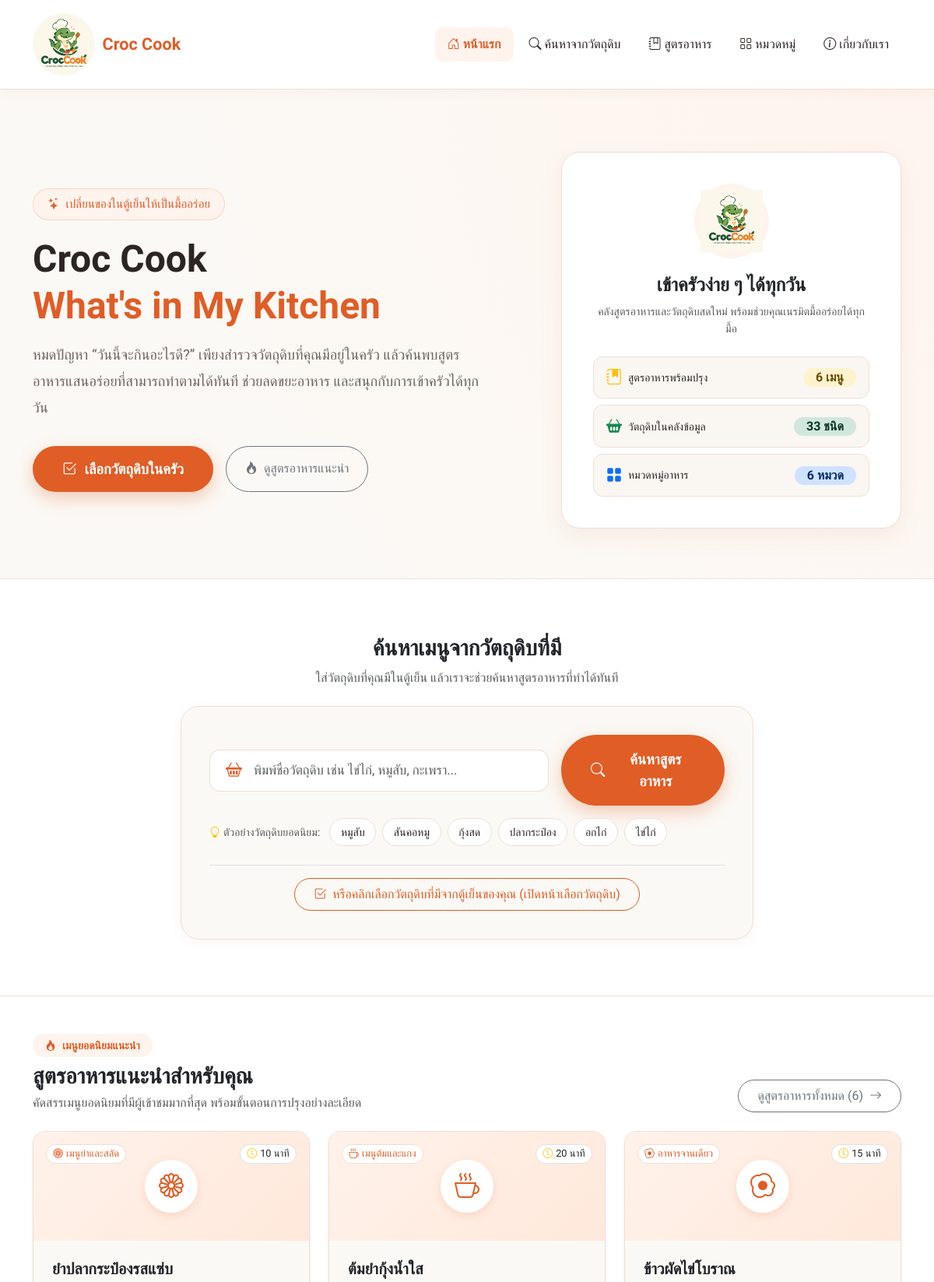
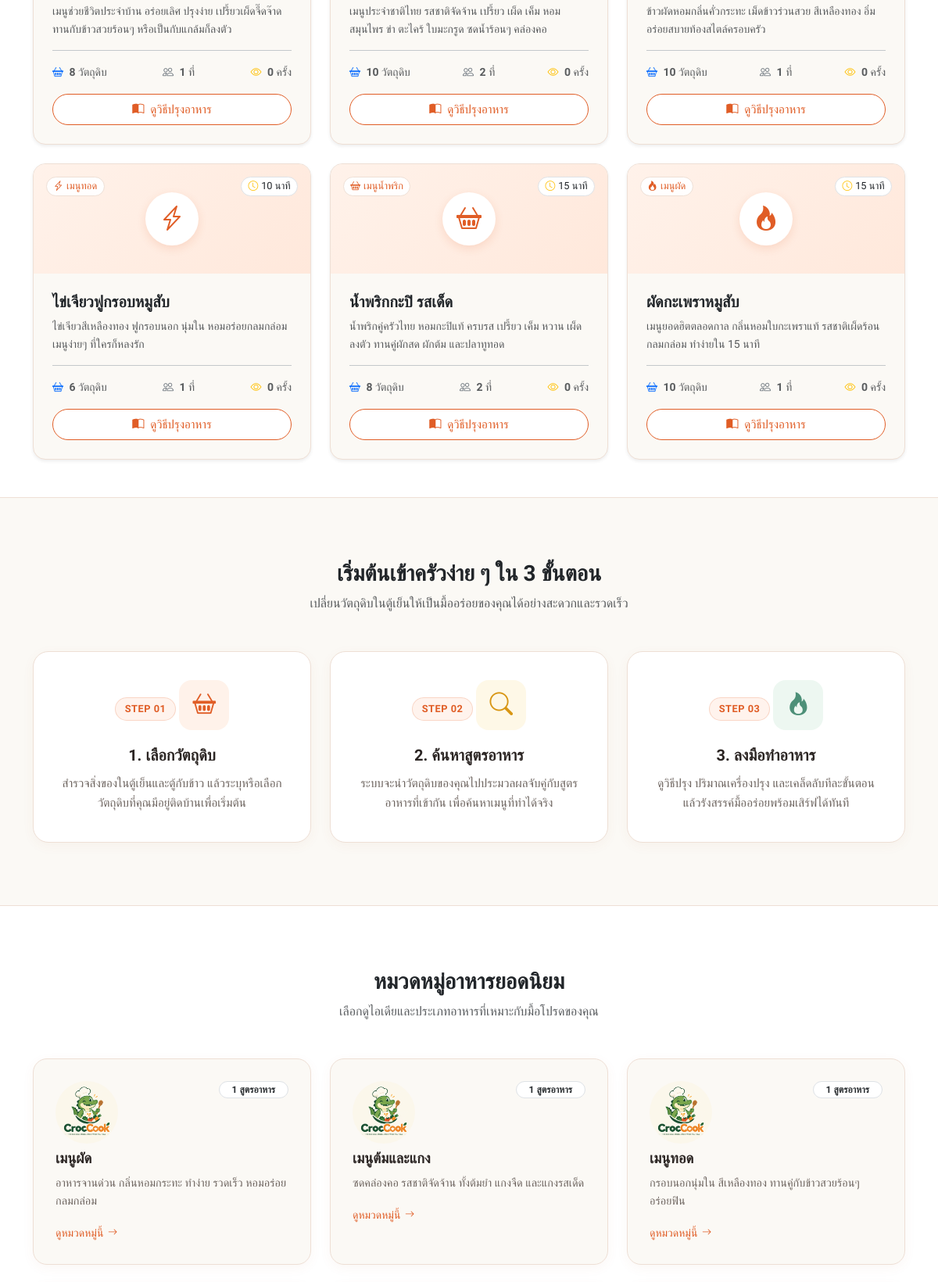
The page / (upper part) on the database its author committed (2 pictures, top to bottom).
### tables this page shows
CREATE TABLE IF NOT EXISTS `recipes` (
    `id` INT NOT NULL AUTO_INCREMENT,
    `category_id` INT NOT NULL COMMENT 'รหัสหมวดหมู่อาหาร (Foreign Key เชื่อมกับ categories)',
    `title` VARCHAR(200) NOT NULL COMMENT 'ชื่อเมนูอาหาร',
    `description` TEXT DEFAULT NULL COMMENT 'คำอธิบายเมนูอาหารโดยย่อ',
    `image` VARCHAR(255) DEFAULT NULL COMMENT 'ชื่อไฟล์รูปภาพหรือ URL ของรูปภาพ',
    `cooking_time` INT DEFAULT 15 COMMENT 'เวลาที่ใช้ในการปรุงอาหาร (หน่วย: นาที)',
    `servings` INT DEFAULT 1 COMMENT 'จำนวนหน่วยบริโภค (หน่วย: จาน/ที่)',
    `instructions` TEXT NOT NULL COMMENT 'ขั้นตอนและวิธีปรุงอาหารอย่างละเอียด',
    `views` INT NOT NULL DEFAULT 0 COMMENT 'ยอดเข้าชมสูตรอาหาร',
    `created_at` TIMESTAMP NOT NULL DEFAULT CURRENT_TIMESTAMP COMMENT 'วันเวลาที่เพิ่มเมนู',
    `updated_at` TIMESTAMP NOT NULL DEFAULT CURRENT_TIMESTAMP ON UPDATE CURRENT_TIMESTAMP COMMENT 'วันเวลาที่แก้ไขล่าสุด',
    PRIMARY KEY (`id`),
    KEY `idx_recipes_category_id` (`category_id`),
    CONSTRAINT `fk_recipes_category` FOREIGN KEY (`category_id`) 
        REFERENCES `categories` (`id`) 
        ON UPDATE CASCADE 
        ON DELETE RESTRICT
);

CREATE TABLE IF NOT EXISTS `categories` (
    `id` INT NOT NULL AUTO_INCREMENT,
    `name` VARCHAR(100) NOT NULL COMMENT 'ชื่อหมวดหมู่อาหาร',
    `description` TEXT DEFAULT NULL COMMENT 'คำอธิบายหมวดหมู่',
    `icon` VARCHAR(50) DEFAULT 'bi-egg-fried' COMMENT 'คลาสไอคอนจาก Bootstrap Icons เช่น bi-fire, bi-cup-hot',
    `created_at` TIMESTAMP NOT NULL DEFAULT CURRENT_TIMESTAMP COMMENT 'วันเวลาที่สร้าง',
    PRIMARY KEY (`id`),
    UNIQUE KEY `uk_categories_name` (`name`)
);

### index.php (the view, shortened to what the rows shown need)
<?php
require_once __DIR__ . '/includes/db.php';
$featuredRecipes = [];
$categoriesList = [];
try {
    $stmtFeatured = $pdo->query("
        SELECT
            r.id,
            r.title,
            r.description,
            r.image,
            r.cooking_time,
            r.servings,
            r.views,
            r.created_at,
            c.name AS category_name,
            c.icon AS category_icon,
            COUNT(ri.id) AS total_ingredients
        FROM recipes r
        LEFT JOIN categories c ON r.category_id = c.id
        LEFT JOIN recipe_ingredients ri ON r.id = ri.recipe_id
        GROUP BY r.id
        ORDER BY r.views DESC, r.created_at DESC, r.id DESC
        LIMIT 6
    ");
    $featuredRecipes = $stmtFeatured->fetchAll();
    $stmtCategories = $pdo->query("
        SELECT
            c.id,
            c.name,
            c.description,
            c.icon,
            COUNT(r.id) AS recipe_count
        FROM categories c
        LEFT JOIN recipes r ON c.id = r.category_id
        GROUP BY c.id
        ORDER BY c.id ASC
    ");
    $categoriesList = $stmtCategories->fetchAll();
} catch (PDOException $e) {
    error_log("Database Query Error in index.php: " . $e->getMessage());
    $dbError = "ไม่สามารถโหลดข้อมูลจากฐานข้อมูลได้ในขณะนี้ กรุณาตรวจสอบสถานะของฐานข้อมูล MySQL";
}
require_once __DIR__ . '/includes/header.php';
?>
<section class="hero-section">
    <div class="container">
        <div class="row align-items-center g-5">
            <div class="col-lg-7">
                <h1 class="hero-title">
                    Croc Cook <br>
                    <span class="title-highlight">What's in My Kitchen</span>
                </h1>
            </div>
        </div>
    </div>
</section>
<section id="ingredient-search" class="search-section">
    <div class="container">
        <div class="text-center mb-4">
            <h2 class="h3 fw-bold text-dark mb-2">ค้นหาเมนูจากวัตถุดิบที่มี</h2>
        </div>
    </div>
</section>
<section id="featured-recipes" class="py-5" style="background-color: #ffffff; border-bottom: 1px solid var(--border-subtle);">
    <div class="container">
        <div class="d-flex flex-wrap justify-content-between align-items-end mb-4">
            <div>
                <h2 class="h3 fw-bold text-dark mb-1">สูตรอาหารแนะนำสำหรับคุณ</h2>
            </div>
        </div>
        <?php if (!empty($featuredRecipes)): ?>
            <div class="row g-4">
                <?php foreach ($featuredRecipes as $recipe): ?>
                    <?php
                    $hasImage = false;
                    $imagePath = '';
                    ?>
                    <div class="col-lg-4 col-md-6">
                        <div class="card h-100 border-0 shadow-sm rounded-4 overflow-hidden" style="transition: transform 0.3s ease, box-shadow 0.3s ease; background-color: var(--bg-cream); border: 1px solid var(--border-subtle) !important;">
                            <a href="recipe_detail.php?id=<?php echo (int)$recipe['id']; ?>" class="text-decoration-none">
                                <?php if ($hasImage): ?>
                                    <div class="position-relative overflow-hidden" style="height: 180px;">
                                        <img src="<?php echo htmlspecialchars($imagePath); ?>" class="card-img-top w-100 h-100" style="object-fit: cover;" alt="<?php echo htmlspecialchars($recipe['title']); ?>">
                                        <span class="position-absolute top-0 start-0 m-3 badge rounded-pill" style="background-color: rgba(255,255,255,0.95); color: var(--primary-color); border: 1px solid var(--border-subtle); font-weight: 500; font-size: 0.8rem;">
                                            <i class="bi <?php echo !empty($recipe['category_icon']) ? htmlspecialchars($recipe['category_icon']) : 'bi-tag'; ?> me-1"></i><?php echo htmlspecialchars($recipe['category_name'] ?? 'ทั่วไป'); ?>
                                        </span>
                                        <span class="position-absolute top-0 end-0 m-3 badge bg-white text-dark rounded-pill border shadow-xs" style="font-size: 0.8rem; font-weight: 500;">
                                            <i class="bi bi-clock text-warning me-1"></i><?php echo (int) $recipe['cooking_time']; ?> นาที
                                        </span>
                                    </div>
                                <?php else: ?>
                                    <div class="position-relative p-4 text-center" style="background: linear-gradient(135deg, #fff2ea 0%, #ffe8db 100%); min-height: 140px; display: flex; align-items: center; justify-content: center;">
                                        <div style="width: 68px; height: 68px; border-radius: 50%; background: #ffffff; color: var(--primary-color); display: inline-flex; align-items: center; justify-content: center; font-size: 2rem; box-shadow: 0 4px 12px rgba(224, 93, 38, 0.15);">
                                            <i class="bi <?php echo !empty($recipe['category_icon']) ? htmlspecialchars($recipe['category_icon']) : 'bi-egg-fried'; ?>"></i>
                                        </div>
                                        <span class="position-absolute top-0 start-0 m-3 badge rounded-pill" style="background-color: rgba(255,255,255,0.95); color: var(--primary-color); border: 1px solid var(--border-subtle); font-weight: 500; font-size: 0.8rem;">
                                            <i class="bi <?php echo !empty($recipe['category_icon']) ? htmlspecialchars($recipe['category_icon']) : 'bi-tag'; ?> me-1"></i><?php echo htmlspecialchars($recipe['category_name'] ?? 'ทั่วไป'); ?>
                                        </span>
                                        <span class="position-absolute top-0 end-0 m-3 badge bg-white text-dark rounded-pill border shadow-xs" style="font-size: 0.8rem; font-weight: 500;">
                                            <i class="bi bi-clock text-warning me-1"></i><?php echo (int) $recipe['cooking_time']; ?> นาที
                                        </span>
                                    </div>
                                <?php endif; ?>
                            </a>
                            <div class="card-body p-4 d-flex flex-column">
                                <h3 class="h5 fw-bold text-dark mb-2">
                                    <a href="recipe_detail.php?id=<?php echo (int)$recipe['id']; ?>" class="text-decoration-none text-dark">
                                        <?php echo htmlspecialchars($recipe['title']); ?>
                                    </a>
                                </h3>
                                <p class="text-muted small flex-grow-1 mb-3" style="line-height: 1.6; display: -webkit-box; -webkit-line-clamp: 2; -webkit-box-orient: vertical; overflow: hidden;">
                                    <?php echo htmlspecialchars($recipe['description'] ?? ''); ?>
                                </p>
                                <div class="d-flex align-items-center justify-content-between pt-3 border-top border-secondary-subtle small text-muted">
                                    <div>
                                        <i class="bi bi-basket2 text-primary me-1"></i>
                                        <span><strong><?php echo (int) $recipe['total_ingredients']; ?></strong> วัตถุดิบ</span>
                                    </div>
                                    <div>
                                        <i class="bi bi-people text-secondary me-1"></i>
                                        <span><strong><?php echo (int) $recipe['servings']; ?></strong> ที่</span>
                                    </div>
                                    <div>
                                        <i class="bi bi-eye text-warning me-1"></i>
                                        <span><strong><?php echo number_format((int) ($recipe['views'] ?? 0)); ?></strong> ครั้ง</span>
                                    </div>
                                </div>
                                <div class="mt-3">
                                    <a href="recipe_detail.php?id=<?php echo (int)$recipe['id']; ?>" class="btn w-100 rounded-pill py-2" style="background-color: #ffffff; color: var(--primary-color); border: 1px solid var(--primary-color); font-weight: 500; font-size: 0.95rem;">
                                        <i class="bi bi-book-half me-1"></i> ดูวิธีปรุงอาหาร
                                    </a>
                                </div>
                            </div>
                        </div>
                    </div>
                <?php endforeach; ?>
            </div>
        <?php endif; ?>
    </div>
</section>
<section class="steps-section">
    <div class="container">
        <div class="text-center mb-5">
            <h2 class="h3 fw-bold text-dark mb-2">เริ่มต้นเข้าครัวง่าย ๆ ใน 3 ขั้นตอน</h2>
        </div>
    </div>
</section>
<section class="categories-section">
    <div class="container">
        <div class="text-center mb-4">
            <h2 class="h3 fw-bold text-dark mb-2">หมวดหมู่อาหารยอดนิยม</h2>
        </div>
        <?php if (!empty($categoriesList)): ?>
            <div class="row g-4 mt-1">
                <?php foreach ($categoriesList as $cat): ?>
                    <div class="col-lg-4 col-md-6">
                        <a href="categories.php" class="category-card">
                            <div class="d-flex justify-content-between align-items-start mb-2">
                                <div class="main-food-icon">
                                 <img src="im/logo.png" alt="Logo" style="max-width: 80px; height: auto; border-radius: 50%; object-fit: cover;">
                               </div>
                                <span class="badge bg-white text-secondary-emphasis border rounded-pill px-3 py-1 small">
                                    <?php echo (int) $cat['recipe_count']; ?> สูตรอาหาร
                                </span>
                            </div>
                            <h3 class="category-title"><?php echo htmlspecialchars($cat['name']); ?></h3>
                            <p class="category-desc">
                                <?php echo htmlspecialchars($cat['description'] ?? ''); ?>
                            </p>
                            <span class="category-link-text">
                                ดูหมวดหมู่นี้ <i class="bi bi-arrow-right small"></i>
                            </span>
                        </a>
                    </div>
                <?php endforeach; ?>
            </div>
        <?php endif; ?>
    </div>
</section>
<?php
require_once __DIR__ . '/includes/footer.php';
?>

### rows shown on the page
recipes: category.name "เมนูยำและสลัด", cooking_time "10", title "ยำปลากระป๋องรสแซ่บ", description "เมนูช่วยชีวิตประจำบ้าน อร่อยเลิศ ปรุงง่าย เปรี้ยวเผ็ดจี๊ดจ๊าด ทานกับข้าวสวยร้อนๆ หรือเป็นกับแกล้มก็ลงตัว", total_ingredients "8", servings "1", views "0"
recipes: category.name "เมนูต้มและแกง", cooking_time "20", title "ต้มยำกุ้งน้ำใส", description "เมนูประจำชาติไทย รสชาติจัดจ้าน เปรี้ยว เผ็ด เค็ม หอมสมุนไพร ข่า ตะไคร้ ใบมะกรูด ซดน้ำร้อนๆ คล่องคอ", total_ingredients "10", servings "2", views "0"
recipes: category.name "อาหารจานเดียว", cooking_time "15", title "ข้าวผัดไข่โบราณ", description "ข้าวผัดหอมกลิ่นคั่วกระทะ เม็ดข้าวร่วนสวย สีเหลืองทอง อิ่มอร่อยสบายท้องสไตล์ครอบครัว", total_ingredients "10", servings "1", views "0"
recipes: category.name "เมนูทอด", cooking_time "10", title "ไข่เจียวฟูกรอบหมูสับ", description "ไข่เจียวสีเหลืองทอง ฟูกรอบนอก นุ่มใน หอมอร่อยกลมกล่อม เมนูง่ายๆ ที่ใครก็หลงรัก", total_ingredients "6", servings "1", views "0"
recipes: category.name "เมนูน้ำพริก", cooking_time "15", title "น้ำพริกกะปิ รสเด็ด", description "น้ำพริกคู่ครัวไทย หอมกะปิแท้ ครบรส เปรี้ยว เค็ม หวาน เผ็ดลงตัว ทานคู่ผักสด ผักต้ม และปลาทูทอด", total_ingredients "8", servings "2", views "0"
recipes: category.name "เมนูผัด", cooking_time "15", title "ผัดกะเพราหมูสับ", description "เมนูยอดฮิตตลอดกาล กลิ่นหอมใบกะเพราแท้ รสชาติเผ็ดร้อนกลมกล่อม ทำง่ายใน 15 นาที", total_ingredients "10", servings "1", views "0"
categories: recipe_count "1", name "เมนูผัด", description "อาหารจานด่วน กลิ่นหอมกระทะ ทำง่าย รวดเร็ว หอมอร่อยกลมกล่อม"
categories: recipe_count "1", name "เมนูต้มและแกง", description "ซดคล่องคอ รสชาติจัดจ้าน ทั้งต้มยำ แกงจืด และแกงรสเด็ด"
categories: recipe_count "1", name "เมนูทอด", description "กรอบนอกนุ่มใน สีเหลืองทอง ทานคู่กับข้าวสวยร้อนๆ อร่อยฟิน"

### other values the page prints
$totalRecipes "6"
$totalIngredients "33"
$totalCategories "6"
$ingredientName "หมูสับ"
$ingredientName "สันคอหมู"
$ingredientName "กุ้งสด"
$ingredientName "ปลากระป๋อง"
$ingredientName "อกไก่"
$ingredientName "ไข่ไก่"
